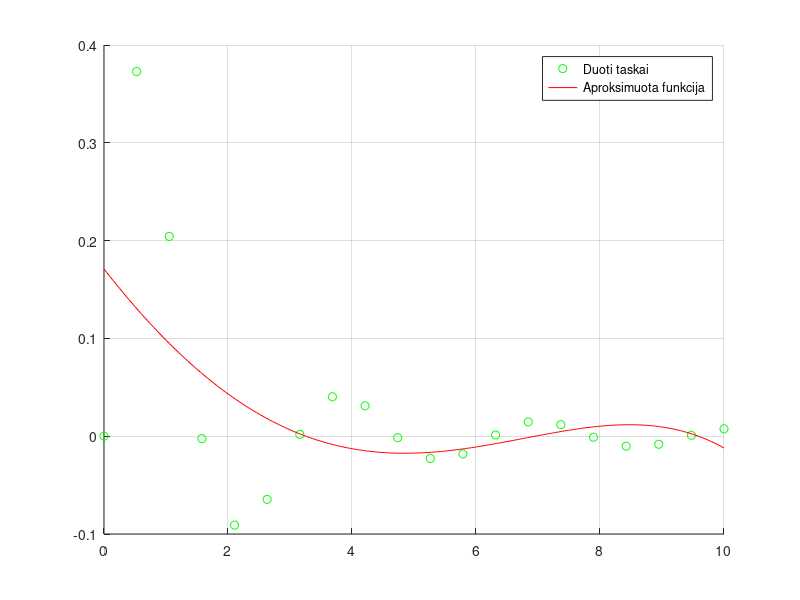
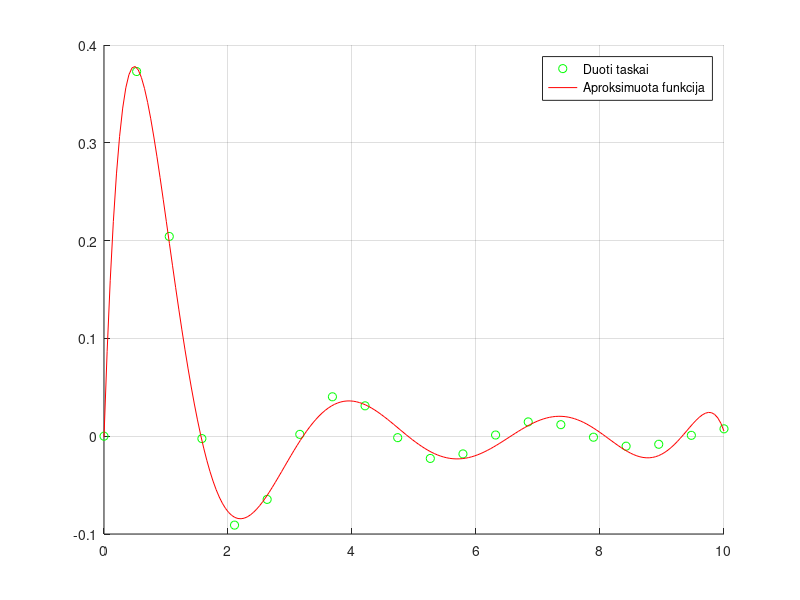
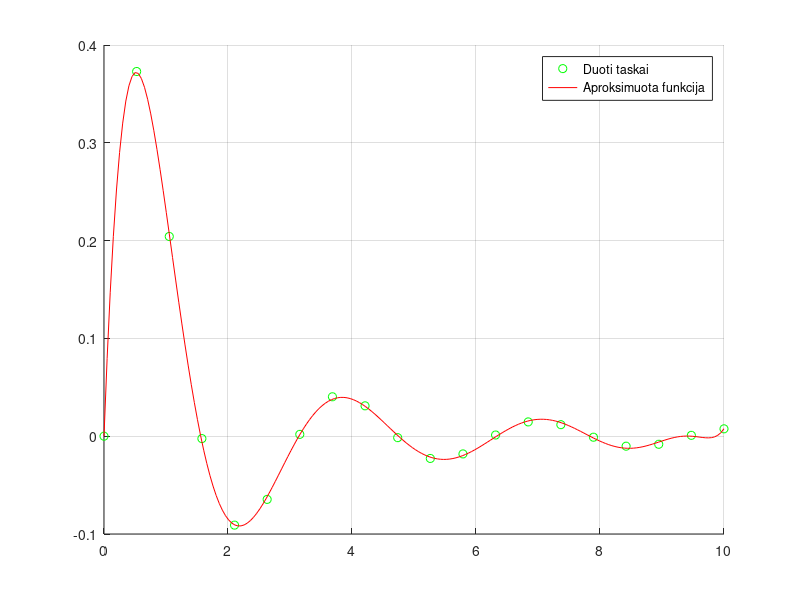
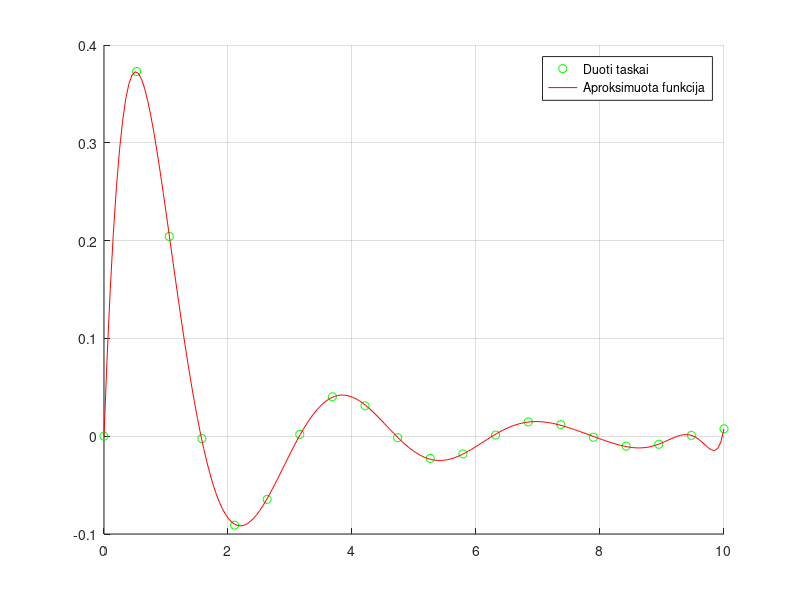

The MATLAB source for these figures, in order:
function daugianariai
    clear all
    close all
    clc
    hold on;
    grid on;
    f = @(x)(sin(2.*x)./((x+1).^2));
    from = 0;
    to = 10;
    mMin = 1;
    mMax = 20;
    paintAt = [ 5, 9, 12, 20 ];
    figureCount = 1;
    pointsX = linspace(from, to, 20);
    pointsY = f(pointsX)';
    pointsX2 = linspace(from, to, 200);
    pointsY2 = f(pointsX2)';
    deltas = zeros(mMax, 1);
    
    for m = mMin:mMax
        G = base(m, pointsX);
        c = (G' * G) \ (G' * pointsY);

        approximatedY = base(m, pointsX2) * c;
        for i = 1:length(paintAt)
            if paintAt(i) == m
                for j = 1:length(c)
                    fprintf(1, '%2.8f\r\n', c(j));
                end
                figure(figureCount);
                grid on;
                hold on;
                figureCount = figureCount + 1;
                plot(pointsX, pointsY, 'go');
                plot(pointsX2, approximatedY, 'r-');
                legend('Duoti taskai', 'Aproksimuota funkcija');
            end
        end
        
        for i = 1:length(approximatedY)
            delta = pointsY2(i) - approximatedY(i);
            deltas(m) = deltas(m) + delta * delta;
        end
    end
    
    figure(figureCount);
    grid on;
    hold on;
    
    deltaX = mMin:mMax;
    deltaY = deltas(mMin:mMax);
    plot(deltaX, deltaY, 'b-');
end  

function G = base(m, x)
    for i = 1:m
        G(:, i) = x.^(i - 1);
    end
end